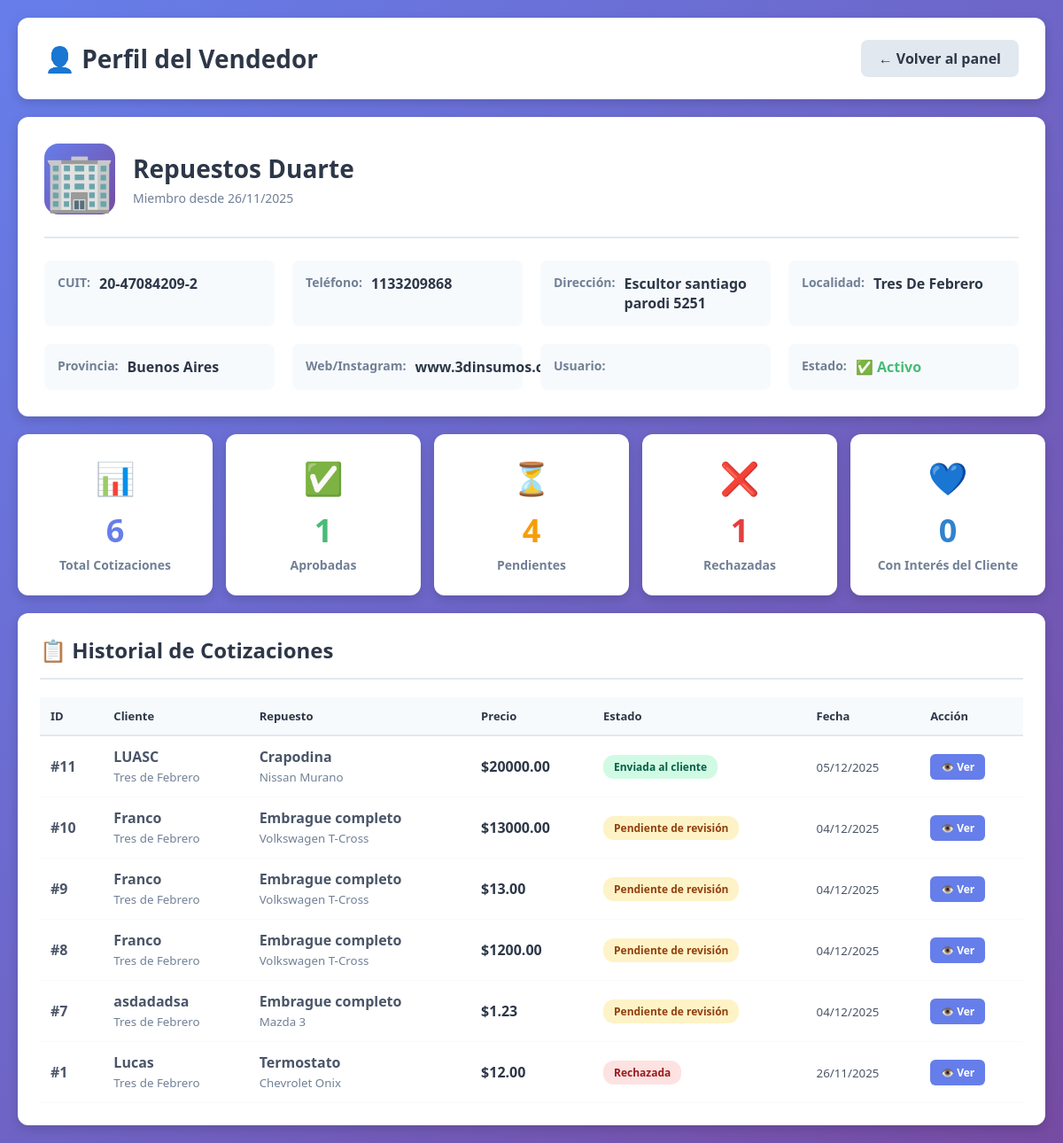
Page /vender/admin/vendedor/1/ (signed in) on the committed database.
### core/models.py (models this page shows, shortened)
class VendedorEmpresa(models.Model):
    user = models.OneToOneField(User, on_delete=models.CASCADE, related_name='vendedor_empresa')
    nombre_empresa = models.CharField(max_length=200, verbose_name="Nombre de la Empresa")
    cuit = models.CharField(max_length=13, verbose_name="CUIT", unique=True)
    telefono = models.CharField(max_length=20, verbose_name="Teléfono")
    direccion = models.CharField(max_length=300, verbose_name="Dirección")
    localidad = models.CharField(max_length=200, verbose_name="Localidad")
    provincia = models.CharField(max_length=200, verbose_name="Provincia")
    web_ig = models.CharField(max_length=200, verbose_name="Web/Instagram", blank=True)
    latitud = models.DecimalField(max_digits=10, decimal_places=7, verbose_name="Latitud", null=True, blank=True)
    longitud = models.DecimalField(max_digits=10, decimal_places=7, verbose_name="Longitud", null=True, blank=True)
    fecha_registro = models.DateTimeField(auto_now_add=True)
    activo = models.BooleanField(default=True)
    class Meta:
        verbose_name = "Vendedor Empresa"
        verbose_name_plural = "Vendedores Empresas"

class Cotizacion(models.Model):
    ESTADOS = [
        ("pendiente", "Pendiente de revisión"),
        ("enviada", "Enviada al cliente"),
        ("rechazada", "Rechazada"),
        ("cliente_interesado", "Cliente interesado"),
    ]
    solicitud = models.ForeignKey(
        SolicitudCompra,
        on_delete=models.CASCADE,
        related_name="cotizaciones"
    )
    vendedor = models.ForeignKey(
        VendedorEmpresa,
        on_delete=models.CASCADE,
        related_name="cotizaciones"
    )
    precio = models.DecimalField(max_digits=12, decimal_places=2, verbose_name="Precio")
    comentarios = models.TextField(blank=True, verbose_name="Comentarios")
    estado = models.CharField(
        max_length=20,
        choices=ESTADOS,
        default="pendiente",
        verbose_name="Estado"
    )
    fecha_creacion = models.DateTimeField(auto_now_add=True)
    fecha_envio = models.DateTimeField(null=True, blank=True)
    class Meta:
        verbose_name = "Cotización"
        verbose_name_plural = "Cotizaciones"
        unique_together = ['solicitud', 'vendedor']
        ordering = ['-fecha_creacion']

class SolicitudCompra(models.Model):
    URGENCIA_CHOICES = [
        ('baja', 'Baja - Puedo esperar'),
        ('media', 'Media - Lo necesito pronto'),
        ('alta', 'Alta - Urgente'),
        ('super_alta', 'Super Alta - Muy Urgente (en hora)'),
    ]
    CATEGORIA_CHOICES = [
        ('motor', 'Motor'),
        ('transmision', 'Transmisión'),
        ('suspension', 'Suspensión'),
        ('frenos', 'Frenos'),
        ('electrico', 'Sistema Eléctrico'),
        ('carroceria', 'Carrocería'),
        ('interior', 'Interior'),
        ('otros', 'Otros'),
    ]
    marca_auto = models.CharField(max_length=100, verbose_name="Marca del Auto")
    modelo_auto = models.CharField(max_length=100, verbose_name="Modelo del Auto", blank=True)
    año_auto = models.IntegerField(verbose_name="Año del Auto", null=True, blank=True)
    nro_chasis = models.CharField(max_length=100, verbose_name="VIN/Número de Chasis", blank=True, default='')
    categoria_repuesto = models.CharField(max_length=50, choices=CATEGORIA_CHOICES, verbose_name="Categoría del Repuesto")
    repuesto_especifico = models.CharField(max_length=200, verbose_name="Repuesto Específico")
    descripcion_adicional = models.TextField(verbose_name="Descripción Adicional", blank=True)
    urgencia = models.CharField(max_length=20, choices=URGENCIA_CHOICES, verbose_name="Nivel de Urgencia")
    nombre = models.CharField(max_length=200, verbose_name="Nombre")
    celular = models.CharField(max_length=20, verbose_name="Celular", default='')
    localidad = models.CharField(max_length=200, verbose_name="Localidad", blank=True, default='')
    zona = models.CharField(max_length=200, verbose_name="Zona/Provincia", blank=True, default='')
    fecha_solicitud = models.DateTimeField(auto_now_add=True)
    activa = models.BooleanField(default=True)
    class Meta:
        verbose_name = "Solicitud de Compra"
        verbose_name_plural = "Solicitudes de Compra"
        ordering = ['-fecha_solicitud']

### quiero_vender/views.py (the view)
# urls.py: path('admin/vendedor/<int:vendedor_id>/', views.perfil_vendedor_admin, name='perfil_vendedor_admin'),
@staff_member_required
def perfil_vendedor_admin(request, vendedor_id):
    vendedor = get_object_or_404(VendedorEmpresa, id=vendedor_id)
    cotizaciones = Cotizacion.objects.filter(
        vendedor=vendedor
    ).select_related('solicitud').order_by('-fecha_creacion')
    estadisticas = {
        'total_cotizaciones': cotizaciones.count(),
        'aprobadas': cotizaciones.filter(estado='enviada').count(),
        'rechazadas': cotizaciones.filter(estado='rechazada').count(),
        'pendientes': cotizaciones.filter(estado='pendiente').count(),
        'con_interes': cotizaciones.filter(estado='cliente_interesado').count(),
    }
    context = {
        'vendedor': vendedor,
        'cotizaciones': cotizaciones,
        'estadisticas': estadisticas,
    }
    return render(request, 'perfil_vendedor_admin.html', context)

### quiero_vender/templates/perfil_vendedor_admin.html (shortened to what this page needs)
{% load static %}
<!DOCTYPE html>
<html lang="es">
<head>
</head>
<body>
    <div class="container">
        <div class="header">
            <h1>👤 Perfil del Vendedor</h1>
            <a href="{% url 'admin_cotizaciones' %}" class="btn-back">← Volver al panel</a>
        </div>
        <div class="perfil-card">
            <div class="perfil-header">
                <div class="perfil-icon">🏢</div>
                <div class="perfil-info">
                    <h2>{{ vendedor.nombre_empresa }}</h2>
                    <p>Miembro desde {{ vendedor.fecha_registro|date:"d/m/Y" }}</p>
                </div>
            </div>
            <div class="info-grid">
                <div class="info-item">
                    <span class="info-label">CUIT:</span>
                    <span class="info-value">{{ vendedor.cuit }}</span>
                </div>
                <div class="info-item">
                    <span class="info-label">Teléfono:</span>
                    <span class="info-value">{{ vendedor.telefono }}</span>
                </div>
                <div class="info-item">
                    <span class="info-label">Dirección:</span>
                    <span class="info-value">{{ vendedor.direccion }}</span>
                </div>
                <div class="info-item">
                    <span class="info-label">Localidad:</span>
                    <span class="info-value">{{ vendedor.localidad }}</span>
                </div>
                <div class="info-item">
                    <span class="info-label">Provincia:</span>
                    <span class="info-value">{{ vendedor.provincia }}</span>
                </div>
                {% if vendedor.web_ig %}
                <div class="info-item">
                    <span class="info-label">Web/Instagram:</span>
                    <span class="info-value">{{ vendedor.web_ig }}</span>
                </div>
                {% endif %}
                <div class="info-item">
                    <span class="info-label">Usuario:</span>
                    <span class="info-value">{{ vendedor.user.email }}</span>
                </div>
                <div class="info-item">
                    <span class="info-label">Estado:</span>
                    <span class="info-value">
                        {% if vendedor.activo %}
                            <span style="color: #48bb78;">✅ Activo</span>
                        {% else %}
                            <span style="color: #e53e3e;">❌ Inactivo</span>
                        {% endif %}
                    </span>
                </div>
            </div>
        </div>
        <div class="stats-container">
            <div class="stat-card">
                <div class="stat-icon">📊</div>
                <div class="stat-number stat-total">{{ estadisticas.total_cotizaciones }}</div>
                <div class="stat-label">Total Cotizaciones</div>
            </div>
            <div class="stat-card">
                <div class="stat-icon">✅</div>
                <div class="stat-number stat-aprobadas">{{ estadisticas.aprobadas }}</div>
                <div class="stat-label">Aprobadas</div>
            </div>
            <div class="stat-card">
                <div class="stat-icon">⏳</div>
                <div class="stat-number stat-pendientes">{{ estadisticas.pendientes }}</div>
                <div class="stat-label">Pendientes</div>
            </div>
            <div class="stat-card">
                <div class="stat-icon">❌</div>
                <div class="stat-number stat-rechazadas">{{ estadisticas.rechazadas }}</div>
                <div class="stat-label">Rechazadas</div>
            </div>
            <div class="stat-card">
                <div class="stat-icon">💙</div>
                <div class="stat-number stat-interes">{{ estadisticas.con_interes }}</div>
                <div class="stat-label">Con Interés del Cliente</div>
            </div>
        </div>
        <div class="historial-card">
            <h2>📋 Historial de Cotizaciones</h2>
            {% if cotizaciones %}
            <div class="table-wrapper">
                <table>
                    <thead>
                        <tr>
                            <th>ID</th>
                            <th>Cliente</th>
                            <th>Repuesto</th>
                            <th>Precio</th>
                            <th>Estado</th>
                            <th>Fecha</th>
                            <th>Acción</th>
                        </tr>
                    </thead>
                    <tbody>
                        {% for cotizacion in cotizaciones %}
                        <tr>
                            <td><strong>#{{ cotizacion.id }}</strong></td>
                            <td>
                                <strong>{{ cotizacion.solicitud.nombre }}</strong><br>
                                <small style="color: #718096;">{{ cotizacion.solicitud.localidad }}</small>
                            </td>
                            <td>
                                <strong>{{ cotizacion.solicitud.repuesto_especifico }}</strong><br>
                                <small style="color: #718096;">
                                    {{ cotizacion.solicitud.marca_auto }} {{ cotizacion.solicitud.modelo_auto }}
                                </small>
                            </td>
                            <td>
                                <strong style="color: #2d3748; font-size: 16px;">${{ cotizacion.precio }}</strong>
                            </td>
                            <td>
                                <span class="badge badge-{{ cotizacion.estado }}">
                                    {{ cotizacion.get_estado_display }}
                                </span>
                            </td>
                            <td>
                                <small>{{ cotizacion.fecha_creacion|date:"d/m/Y" }}</small>
                            </td>
                            <td>
                                <a href="{% url 'detalle_cotizacion' cotizacion.id %}" class="btn-ver">
                                    👁️ Ver
                                </a>
                            </td>
                        </tr>
                        {% endfor %}
                    </tbody>
                </table>
            </div>
            {% else %}
            <div class="empty-state">
                <div class="empty-state-icon">📭</div>
                <h3>Sin cotizaciones aún</h3>
                <p>Este vendedor no ha enviado cotizaciones todavía</p>
            </div>
            {% endif %}
        </div>
    </div>
</body>
</html>

### quiero_vender/templates/perfil_vendedor_admin.html (style rules this page uses)
* { margin: 0; padding: 0; box-sizing: border-box; }
body { font-family: 'Segoe UI', Tahoma, Geneva, Verdana, sans-serif; background: linear-gradient(135deg, #667eea 0%, #764ba2 100%); min-height: 100vh; padding: 20px; }
.container { max-width: 1400px; margin: 0 auto; }
.header { background: white; padding: 25px 30px; border-radius: 12px; margin-bottom: 20px; box-shadow: 0 4px 12px rgba(0,0,0,0.15); display: flex; justify-content: space-between; align-items: center; }
.header h1 { font-size: 28px; color: #2d3748; }
.btn-back { padding: 10px 20px; background: #e2e8f0; color: #2d3748; text-decoration: none; border-radius: 8px; font-weight: 600; transition: all 0.3s; }
.perfil-card { background: white; border-radius: 12px; padding: 30px; margin-bottom: 20px; box-shadow: 0 4px 12px rgba(0,0,0,0.15); }
.perfil-header { display: flex; align-items: center; gap: 20px; margin-bottom: 25px; padding-bottom: 25px; border-bottom: 2px solid #e2e8f0; }
.perfil-icon { font-size: 64px; width: 80px; height: 80px; display: flex; align-items: center; justify-content: center; background: linear-gradient(135deg, #667eea 0%, #764ba2 100%); border-radius: 16px; color: white; }
.perfil-info h2 { font-size: 28px; color: #2d3748; margin-bottom: 5px; }
.perfil-info p { color: #718096; font-size: 14px; }
.info-grid { display: grid; grid-template-columns: repeat(auto-fit, minmax(250px, 1fr)); gap: 20px; }
.info-item { display: flex; justify-content: left; padding: 15px; background: #f7fafc; border-radius: 8px; }
.info-label { font-weight: 600; color: #718096; font-size: 14px; }
.info-value { color: #2d3748; font-weight: 600; text-align: left; padding-left: 10px ; }
.stats-container { display: grid; grid-template-columns: repeat(auto-fit, minmax(200px, 1fr)); gap: 15px; margin-bottom: 20px; }
.stat-card { background: white; padding: 25px; border-radius: 12px; box-shadow: 0 4px 12px rgba(0,0,0,0.15); text-align: center; transition: transform 0.3s; }
.stat-icon { font-size: 36px; margin-bottom: 10px; }
.stat-number { font-size: 36px; font-weight: 700; margin-bottom: 5px; }
.stat-label { font-size: 14px; color: #718096; font-weight: 600; }
.stat-total { color: #667eea; }
.stat-aprobadas { color: #48bb78; }
.stat-rechazadas { color: #e53e3e; }
.stat-pendientes { color: #f59e0b; }
.stat-interes { color: #3182ce; }
.historial-card { background: white; border-radius: 12px; padding: 25px; box-shadow: 0 4px 12px rgba(0,0,0,0.15); }
.historial-card h2 { font-size: 24px; color: #2d3748; margin-bottom: 20px; padding-bottom: 15px; border-bottom: 2px solid #e2e8f0; }
.table-wrapper { overflow-x: auto; }
table { width: 100%; border-collapse: collapse; }
thead { background: #f7fafc; }
th { padding: 12px; text-align: left; font-weight: 700; color: #2d3748; border-bottom: 2px solid #e2e8f0; font-size: 13px; }
td { padding: 12px; border-bottom: 1px solid #f7fafc; color: #4a5568; }
.badge { padding: 5px 12px; border-radius: 12px; font-size: 12px; font-weight: 600; display: inline-block; }
.badge-pendiente { background: #fef3c7; color: #92400e; }
.badge-enviada { background: #d1fae5; color: #065f46; }
.badge-rechazada { background: #fee2e2; color: #991b1b; }
.btn-ver { padding: 6px 12px; background: #667eea; color: white; text-decoration: none; border-radius: 6px; font-size: 12px; font-weight: 600; display: inline-block; transition: all 0.3s; }

### rows in the picture
VendedorEmpresa: nombre_empresa "Repuestos Duarte", fecha_registro "26/11/2025", cuit "20-47084209-2", telefono "1133209868", direccion "Escultor santiago parodi 5251", localidad "Tres De Febrero", provincia "Buenos Aires", web_ig "www.3dinsumos.com.ar"
Cotizacion: id "11", solicitud.nombre "LUASC", solicitud.localidad "Tres de Febrero", solicitud.repuesto_especifico "Crapodina", solicitud.marca_auto "Nissan", solicitud.modelo_auto "Murano", precio "20000.00", estado "Enviada al cliente", fecha_creacion "05/12/2025"
Cotizacion: id "10", solicitud.nombre "Franco", solicitud.localidad "Tres de Febrero", solicitud.repuesto_especifico "Embrague completo", solicitud.marca_auto "Volkswagen", solicitud.modelo_auto "T-Cross", precio "13000.00", estado "Pendiente de revisión", fecha_creacion "04/12/2025"
Cotizacion: id "9", solicitud.nombre "Franco", solicitud.localidad "Tres de Febrero", solicitud.repuesto_especifico "Embrague completo", solicitud.marca_auto "Volkswagen", solicitud.modelo_auto "T-Cross", precio "13.00", estado "Pendiente de revisión", fecha_creacion "04/12/2025"
Cotizacion: id "8", solicitud.nombre "Franco", solicitud.localidad "Tres de Febrero", solicitud.repuesto_especifico "Embrague completo", solicitud.marca_auto "Volkswagen", solicitud.modelo_auto "T-Cross", precio "1200.00", estado "Pendiente de revisión", fecha_creacion "04/12/2025"
Cotizacion: id "7", solicitud.nombre "asdadadsa", solicitud.localidad "Tres de Febrero", solicitud.repuesto_especifico "Embrague completo", solicitud.marca_auto "Mazda", solicitud.modelo_auto "3", precio "1.23", estado "Pendiente de revisión", fecha_creacion "04/12/2025"
Cotizacion: id "1", solicitud.nombre "Lucas", solicitud.localidad "Tres de Febrero", solicitud.repuesto_especifico "Termostato", solicitud.marca_auto "Chevrolet", solicitud.modelo_auto "Onix", precio "12.00", estado "Rechazada", fecha_creacion "26/11/2025"

### other values in the picture
{{ estadisticas.total_cotizaciones }} "6"
{{ estadisticas.aprobadas }} "1"
{{ estadisticas.pendientes }} "4"
{{ estadisticas.rechazadas }} "1"
{{ estadisticas.con_interes }} "0"
